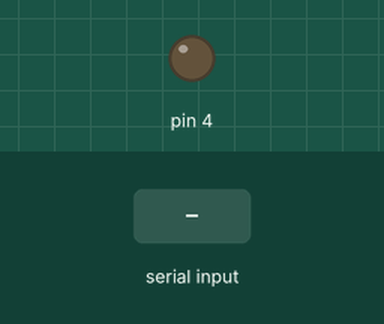
Simulated run of this sketch. Board: Arduino Uno, built with avr-gcc and run on an emulated ATmega328P. On the bench: output pins drawn as LEDs (lit = HIGH). Inputs (shaded band) come from the test bench. What the sketch prints to the serial monitor is not drawn.

Above: at 1.2 s.
1.3 s: "1\n" received over Serial
At 2.3 s:
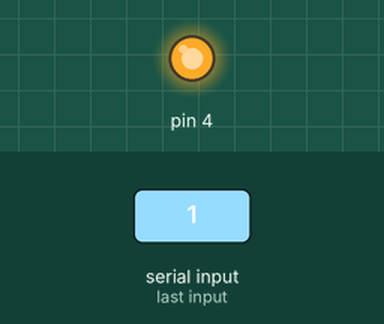
2.8 s: "2\n" received over Serial
At 3.4 s:
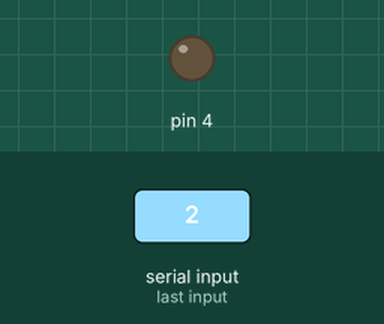
Timing chart, 0 to 5.8 s (numbered marks = the images above; inputs shaded):
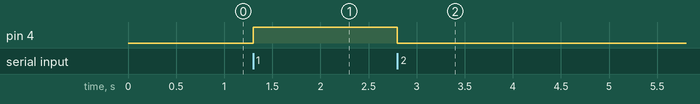

Measured:
- after the input at 1.3 s, pin 4: LOW → HIGH at once
- after the input at 2.8 s, pin 4: HIGH → LOW at once

The sketch:

Gallinacomunicaichon.ino
```cpp
byte Recieve;
void setup() {
Serial.begin(115200);
  pinMode(4, OUTPUT);
//  Serial.println("DATA PACKET RECIEVED MODE PHOENIX ONLINE");
  Serial.print("AT+CIPMUX=1"+'\n'+'\r');
  Serial.print("AAT+CIPSERVER=1,80"+'\n'+'\r');
  Serial.print("AT+CIFSR"+'\n'+'\r');
}

void loop() {
  // send data only when you receive data:
  if (Serial.available() > 0) {
    // read the incoming byte:
    Recieve = Serial.read();

    // say what you got:
//Serial.print("I received: ");
    Serial.println(Recieve, DEC);
  if(Recieve == 57)
   {
      Serial.print("AT+CIPMUX=1"+'\n'+'\r');
  Serial.print("AAT+CIPSERVER=1,80"+'\n'+'\r');
  Serial.print("AT+CIFSR"+'\n'+'\r');
    }
   if(Recieve == 49)
   {
     // Serial.println("DATA PACKET RECIEVED MODE PHOENIX ONLINE");
      digitalWrite(4, HIGH); // sets the digital pin 13 on
    }
       if(Recieve == 50)
   {
  //    Serial.println("DATA PACKET RECIEVED MODE PHOENIX ONLINE");
      digitalWrite(4, LOW); // sets the digital pin 13 on
    }
  }
 }

 void TurnOnLed()
 {

  }
```
